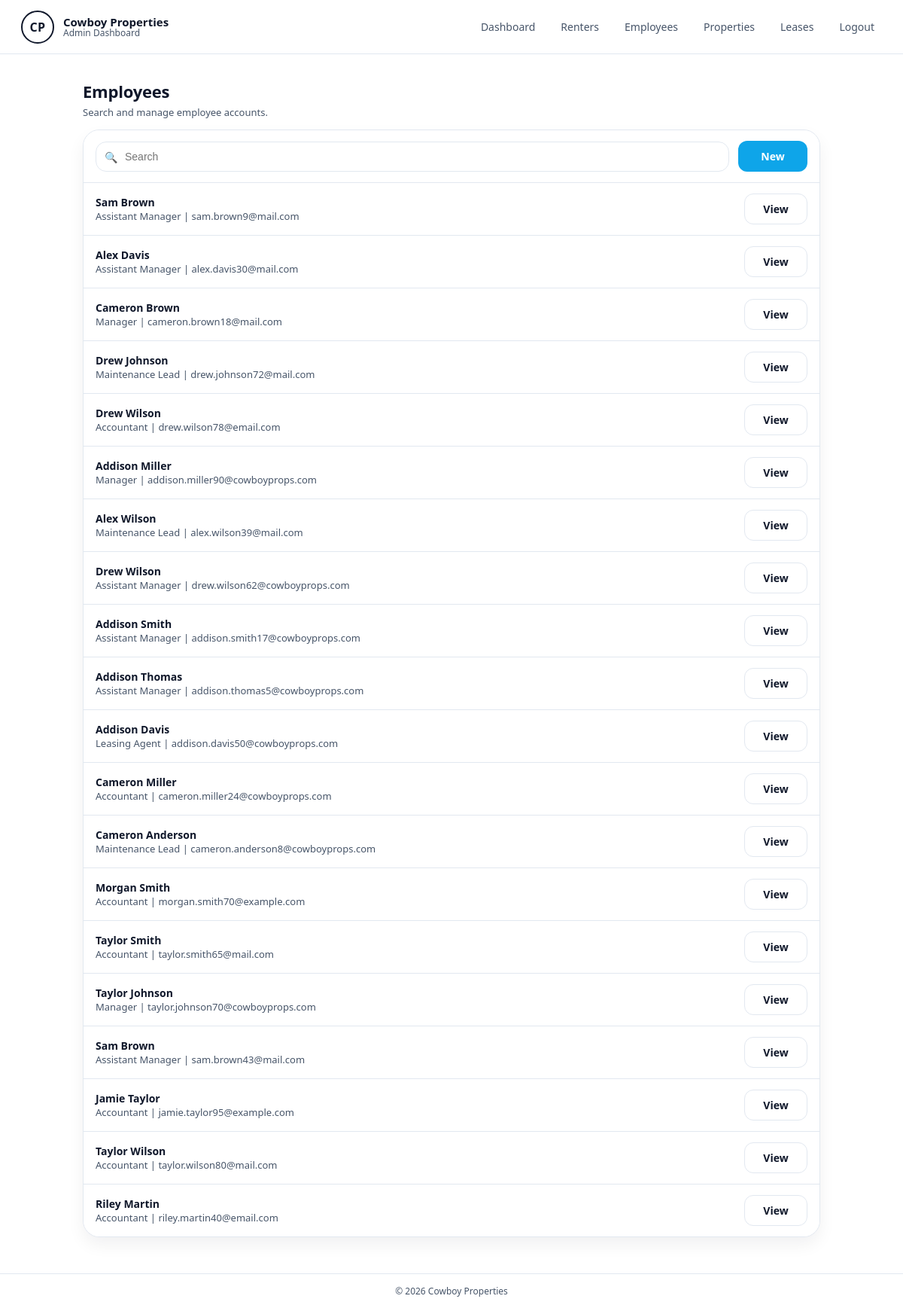
/Pages/admin-employees-view.php (signed in), run on the app's committed database.
### tables this page shows
CREATE TABLE IF NOT EXISTS `employee` (
  `EmpID` int NOT NULL AUTO_INCREMENT,
  `Lastname` varchar(60) NOT NULL,
  `Firstname` varchar(60) NOT NULL,
  `Position` varchar(80) NOT NULL,
  `Password` varchar(255) NOT NULL,
  `Email` varchar(255) NOT NULL,
  `phone` char(15) DEFAULT NULL,
  `role` varchar(20) NOT NULL DEFAULT 'employee',
  PRIMARY KEY (`EmpID`),
  UNIQUE KEY `Email` (`Email`)
);

### Pages/admin-employees-view.php (the view, shortened to what this page needs)
<?php
$q = trim($_GET['q'] ?? '');
$employees = [];
try {
    $pdo = get_db();
    if ($q !== '') {
        $stmt = $pdo->prepare('SELECT EmpID, Firstname, Lastname, Position, Email FROM employee WHERE Firstname LIKE ? OR Lastname LIKE ? OR Position LIKE ? OR Email LIKE ? ORDER BY EmpID DESC');
        $term = '%' . $q . '%';
        $stmt->execute([$term, $term, $term, $term]);
    } else {
        $stmt = $pdo->query('SELECT EmpID, Firstname, Lastname, Position, Email FROM employee ORDER BY EmpID DESC');
    }
    $employees = $stmt->fetchAll();
} catch (PDOException $e) {
    $error = 'Unable to load employees right now.';
}
?>
<!DOCTYPE html>
<html lang="en">
<head>
</head>
<body>
    <div class="page">
        <header class="navbar">
            <a class="brand" href="../index.php">
                <div class="logo">CP</div>
                <div class="brand-text">
                    <strong>Cowboy Properties</strong>
                    <span>Admin Dashboard</span>
                </div>
            </a>
            <nav class="nav-links">
                <a href="adminhome.php">Dashboard</a>
                <a href="admin-renters-view.php">Renters</a>
                <a href="admin-employees-view.php">Employees</a>
                <a href="admin-properties-view.php">Properties</a>
                <a href="../Lease-CRUD/admin-leases-view.php">Leases</a>
                <a href="../logout.php">Logout</a>
            </nav>
        </header>
        <main>
            <div class="wrap">
                <div class="title-row">
                    <div>
                        <h1>Employees</h1>
                        <p class="subtitle">Search and manage employee accounts.</p>
                    </div>
                </div>
                <section class="panel" aria-label="Employee list">
                    <div class="panel-header">
                        <form class="search" method="GET" action="admin-employees-view.php">
                            <span class="icon">🔍</span>
                            <input type="text" name="q" value="<?php echo htmlspecialchars($q); ?>" placeholder="Search" aria-label="Search employees" />
                        </form>
                        <a class="btn" href="admin-employee-add.php">New</a>
                    </div>
                    <div class="rows">
                        <?php if (!$employees): ?>
                            <div class="row">
                                <div class="name">No employees found.</div>
                            </div>
                        <?php else: ?>
                            <?php foreach ($employees as $e): ?>
                                <div class="row">
                                    <div>
                                        <div class="name"><?php echo htmlspecialchars(trim(($e['Firstname'] ?? '') . ' ' . ($e['Lastname'] ?? ''))); ?></div>
                                        <div class="meta"><?php echo htmlspecialchars((string)($e['Position'] ?? '')); ?> | <?php echo htmlspecialchars((string)($e['Email'] ?? '')); ?></div>
                                    </div>
                                    <a class="btn-outline btn" href="admin-employee-details.php?id=<?php echo (int)$e['EmpID']; ?>">View</a>
                                </div>
                            <?php endforeach; ?>
                        <?php endif; ?>
                    </div>
                </section>
            </div>
        </main>
        <footer>
            &copy; <?php echo date('Y'); ?> Cowboy Properties
        </footer>
    </div>
</body>
</html>

### Pages/admin-employees-view.php (style rules this page uses)
:root { --bg: #ffffff; --text: #0f172a; --muted: #475569; --border: #e2e8f0; --brand: #0ea5e9; --brand-dark: #0284c7; --soft: #f8fafc; --row: #ffffff; }
* { box-sizing: border-box; }
body { margin: 0; font-family: system-ui, -apple-system, Segoe UI, Roboto, Helvetica, Arial, sans-serif; background: var(--bg); color: var(--text); }
.page { min-height: 100vh; display: flex; flex-direction: column; }
.navbar { height: 72px; display: flex; align-items: center; justify-content: space-between; padding: 0 28px; border-bottom: 1px solid var(--border); background: #fff; position: sticky; top: 0; z-index: 10; }
.brand { display: flex; align-items: center; gap: 12px; text-decoration: none; color: inherit; }
.logo { width: 44px; height: 44px; border-radius: 999px; border: 2px solid #0f172a; display: grid; place-items: center; font-weight: 700; letter-spacing: .5px; }
.brand-text { display: flex; flex-direction: column; line-height: 1.1; }
.brand-text strong { font-size: 15px; }
.brand-text span { font-size: 12px; color: var(--muted); }
.nav-links { display: flex; align-items: center; gap: 14px; }
.nav-links a { text-decoration: none; color: var(--muted); font-size: 14px; padding: 8px 10px; border-radius: 10px; }
main { flex: 1; padding: 34px 16px 48px; display: flex; justify-content: center; }
.wrap { width: min(980px, 92vw); }
.title-row { display: flex; align-items: flex-end; justify-content: space-between; gap: 12px; margin-bottom: 14px; }
h1 { margin: 0; font-size: 22px; letter-spacing: -0.01em; }
.subtitle { margin: 4px 0 0; color: var(--muted); font-size: 13px; }
.panel { border: 1px solid var(--border); border-radius: 22px; background: #fff; box-shadow: 0 10px 22px rgba(15, 23, 42, 0.06); overflow: hidden; }
.panel-header { display: flex; align-items: center; gap: 12px; padding: 14px 16px; border-bottom: 1px solid var(--border); background: #fff; }
.search { flex: 1; position: relative; }
.search input { width: 100%; padding: 11px 12px 11px 38px; border-radius: 14px; border: 1px solid var(--border); outline: none; font-size: 14px; background: #fff; }
.search .icon { position: absolute; left: 12px; top: 50%; transform: translateY(-50%); color: var(--muted); font-size: 14px; user-select: none; }
.btn { display: inline-flex; align-items: center; justify-content: center; padding: 10px 16px; border-radius: 12px; border: 1px solid transparent; background: var(--brand); color: #fff; font-weight: 700; text-decoration: none; cursor: pointer; transition: transform 120ms ease, background 120ms ease; min-width: 92px; font-size: 14px; }
.btn-outline { background: #fff; color: var(--text); border: 1px solid var(--border); font-weight: 700; min-width: 84px; }
.rows { display: flex; flex-direction: column; }
.row { display: flex; align-items: center; justify-content: space-between; gap: 10px; padding: 14px 16px; border-bottom: 1px solid var(--border); background: var(--row); }
.row:last-child { border-bottom: none; }
.name { font-weight: 700; font-size: 14px; }
.meta { color: var(--muted); font-size: 13px; }
footer { border-top: 1px solid var(--border); padding: 14px 20px; text-align: center; font-size: 12px; color: var(--muted); }

### data on the page
employee: Firstname+Lastname "Sam Brown", Position "Assistant Manager", Email "sam.brown9@mail.com"
employee: Firstname+Lastname "Alex Davis", Position "Assistant Manager", Email "alex.davis30@mail.com"
employee: Firstname+Lastname "Cameron Brown", Position "Manager", Email "cameron.brown18@mail.com"
employee: Firstname+Lastname "Drew Johnson", Position "Maintenance Lead", Email "drew.johnson72@mail.com"
employee: Firstname+Lastname "Drew Wilson", Position "Accountant", Email "drew.wilson78@email.com"
employee: Firstname+Lastname "Addison Miller", Position "Manager", Email "addison.miller90@cowboyprops.com"
employee: Firstname+Lastname "Alex Wilson", Position "Maintenance Lead", Email "alex.wilson39@mail.com"
employee: Firstname+Lastname "Drew Wilson", Position "Assistant Manager", Email "drew.wilson62@cowboyprops.com"
employee: Firstname+Lastname "Addison Smith", Position "Assistant Manager", Email "addison.smith17@cowboyprops.com"
employee: Firstname+Lastname "Addison Thomas", Position "Assistant Manager", Email "addison.thomas5@cowboyprops.com"
employee: Firstname+Lastname "Addison Davis", Position "Leasing Agent", Email "addison.davis50@cowboyprops.com"
employee: Firstname+Lastname "Cameron Miller", Position "Accountant", Email "cameron.miller24@cowboyprops.com"
employee: Firstname+Lastname "Cameron Anderson", Position "Maintenance Lead", Email "cameron.anderson8@cowboyprops.com"
employee: Firstname+Lastname "Morgan Smith", Position "Accountant", Email "morgan.smith70@example.com"
employee: Firstname+Lastname "Taylor Smith", Position "Accountant", Email "taylor.smith65@mail.com"
employee: Firstname+Lastname "Taylor Johnson", Position "Manager", Email "taylor.johnson70@cowboyprops.com"
employee: Firstname+Lastname "Sam Brown", Position "Assistant Manager", Email "sam.brown43@mail.com"
employee: Firstname+Lastname "Jamie Taylor", Position "Accountant", Email "jamie.taylor95@example.com"
employee: Firstname+Lastname "Taylor Wilson", Position "Accountant", Email "taylor.wilson80@mail.com"
employee: Firstname+Lastname "Riley Martin", Position "Accountant", Email "riley.martin40@email.com"
